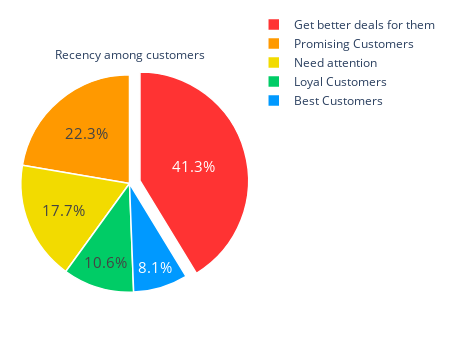

Source (notebook cell):
### Code cell
labels = df_rfm['Customer_type']
values = df_rfm['RecencyMean']
colors = ['#0099FF', '#FF3333', '#00CC66', '#F2DB00','#FF9900']

fig = go.Figure(data=[go.Pie(labels=labels, values=values, pull=[0, 0.1, 0, 0,0])])
fig.update_traces( title="Recency among customers",hoverinfo='label+percent', textfont_size=15,
                  marker=dict(colors=colors, line=dict(color='white', width=1.5)))

fig.update_layout(autosize=False,width=450,height=350,margin=dict(l=10,r=10,b=10,t=10,pad=4),
   )
fig.show()

### Figure 1 — Plotly figure (JSON) as saved in the notebook; plotly's stock layout.template omitted (floating-point values rounded to 4 significant figures)
{"data": [{"hoverinfo": "label+percent", "labels": ["Best Customers", "Get better deals for them", "Loyal Customers", "Need attention", "Promising Customers"], "marker": {"colors": ["#0099FF", "#FF3333", "#00CC66", "#F2DB00", "#FF9900"], "line": {"color": "white", "width": 1.5}}, "pull": [0, 0.1, 0, 0, 0], "textfont": {"size": 15}, "title": {"text": "Recency among customers"}, "type": "pie", "values": [46.7, 238, 61, 102, 128.7]}], "layout": {"autosize": false, "height": 350, "margin": {"b": 10, "l": 10, "pad": 4, "r": 10, "t": 10}, "width": 450}}
